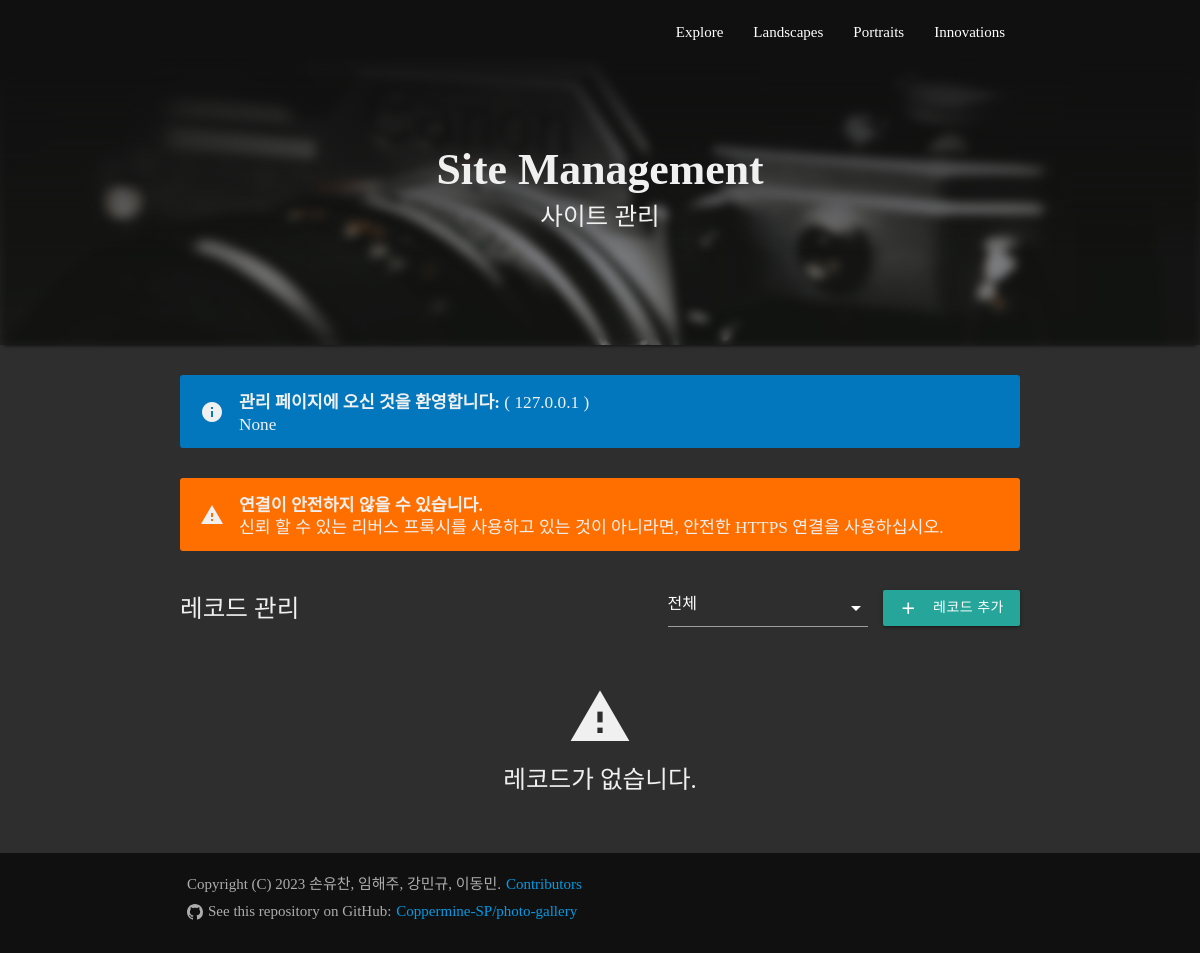
The page /manage on the database as committed earlier.
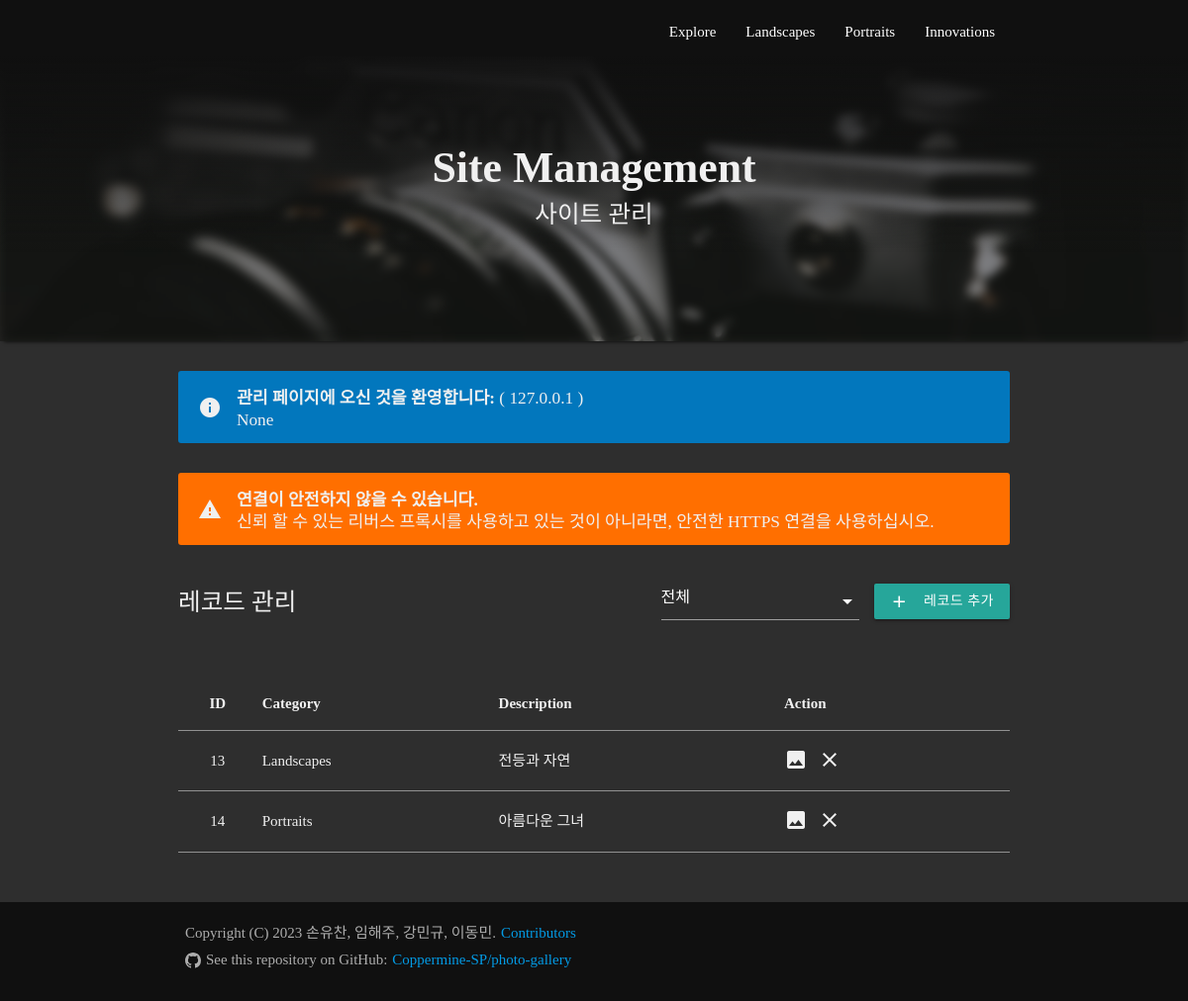
The same page on the database as committed later.
### photo_gallery/models.py (models this page shows, shortened)
class photo_metadata(models.Model):
    description = models.TextField(blank=True)
    category = models.TextField()
    published_at = models.DateTimeField(auto_now_add=True)
    image = models.ImageField(upload_to="img")
    thumbnail = ImageSpecField(source='image', processors=[ResizeToFit(1920, 1080)], format='JPEG',
                               options={'quality': 60})
    @property
    def category_format(self):
        dic = {"landscape": "Landscapes", "portrait": "Portraits", "innovation": "Innovations"}
        return dic.get(self.category, "-")

### managepanel/views.py (the view)
# urls.py: path('manage', views.manage, name='manage'),
@allowed_ips(ALLOWED_IP_LIST)
def manage(request):
    cat = request.GET.get("category", "*")
    if cat == "*":
        photo_list = photo_metadata.objects.all()
    elif cat in ["landscape", "portrait", "innovation"]:
        photo_list = photo_metadata.objects.filter(category=cat)
    else:
        return redirect("/error?id=404")
    return render(request, "managepanel/manage.html", {"photoList": photo_list, "category" : cat, "rowCount" : len(photo_list), "ip" : request.META.get("REMOTE_ADDR"), "user_agent" : request.META.get("HTTP_USER_AGENT"), "is_secure" : request.is_secure()})

### managepanel/secure.py (called while the page is built)
def allowed_ips(allowed_ip):
    def decorator(func):
        @wraps(func)
        def inner(request, *args, **kwargs):
            user_ip = request.META['REMOTE_ADDR']
            for ip in allowed_ip:
                if '*' in ip:
                    pattern = re.escape(ip).replace('\\*', '.+')
                    if re.match(pattern, user_ip):
                        return func(request, *args, **kwargs)
                elif user_ip == ip:
                    return func(request, *args, **kwargs)
            return redirect('/error?id=401')
        return inner
    return decorator

### templates/managepanel/manage.html (shortened to what this page needs)
{% extends "layout.html" %}
{% load static %}
{% block style %}
    <link rel="stylesheet" href="{% static 'css/header.css' %}" type="text/css"/>
    <link rel="stylesheet" href="{% static 'managepanel/css/manage.css' %}" type="text/css"/>
{% endblock %}
{% block content %}
    <div class="header-container" style="background-image: url('{% static 'managepanel/image/header.jpg' %}')">
        <h3 class="title">Site Management</h3>
        <h5 class="description">사이트 관리</h5>
        <div class="header-gradient"></div>
    </div>
    <div class="container">
        <div class="valign-wrapper notification light-blue darken-3">
            <i class="material-icons">info</i>
            <h6><strong>관리 페이지에 오신 것을 환영합니다:</strong> ( {{ ip }} )<br>{{ user_agent }}</h6>
        </div>
        {% if not is_secure %}
            <div class="valign-wrapper notification amber darken-4">
                <i class="material-icons">report_problem</i>
                <h6><strong>연결이 안전하지 않을 수 있습니다.</strong><br>신뢰 할 수 있는 리버스 프록시를 사용하고 있는 것이 아니라면, 안전한 HTTPS 연결을 사용하십시오.
                </h6>
            </div>
        {% endif %}
        <div id="toolbar" class="valign-wrapper">
            <a id="add-record" class="waves-effect waves-light btn modal-trigger" href="#add-record-modal"><i
                    class="material-icons left">add</i>레코드 추가</a>
            <h5 style="flex-grow: 1; margin: 0">레코드 관리</h5>
        </div>
    </div>
    <div class="container" style="margin-top: 50px; margin-bottom: 50px">
        {% if rowCount == 0 %}
            <div id="no-record">
                <i class="material-icons">warning</i>
                <h5>레코드가 없습니다.</h5>
            </div>
        {% else %}
            <div class="table-wrapper">
                <table>
                    <thead>
                    <tr>
                        <th class="center">ID</th>
                        <th>Category</th>
                        <th>Description</th>
                        <th>Action</th>
                    </tr>
                    </thead>
                    <tbody>
                    {% for photo in photoList %}
                        <tr>
                            <td class="center">{{ photo.id }}</td>
                            <td>{{ photo.category_format }}</td>
                            <td>{{ photo.description }}</td>
                            <td class="action-wrapper">
                                <div class="valign-wrapper">
                                    <a class="action-btn" href="/view?id={{ photo.id }}"><i class="material-icons">insert_photo</i></a>
                                    <a class="action-btn delete modal-trigger" href="#remove-record-modal"><i
                                            class="material-icons" onClick="setID(this)"
                                            data-id="{{ photo.id }}">clear</i></a>
                                </div>
                            </td>
                        </tr>
                    {% endfor %}
                    </tbody>
                </table>
            </div>
        {% endif %}
    </div>
{% endblock %}

### templates/layout.html (shortened to what this page needs)
{% extends "base.html" %}
{% load static %}
{% block layout %}
<div class="navbar-fixed">
    <nav>
        <div class="nav-wrapper container">
            <ul>
                <li><a href="/"><strong>E</strong>xplore</a></li>
                <li><a href="/list?category=landscape"><strong>L</strong>andscapes</a></li>
                <li><a href="/list?category=portrait"><strong>P</strong>ortraits</a></li>
                <li><a href="/list?category=innovation"><strong>I</strong>nnovations</a></li>
            </ul>
        </div>
    </nav>
</div>
{% block content %}
{% endblock %}
<footer>
    <div class="container">
        <div class="valign-wrapper" style="margin-top: 10px; margin-bottom: 5px">
            <span>Copyright (C) 2023 손유찬, 임해주, 강민규, 이동민.</span>
            <a href="/contributors">Contributors</a>
        </div>
        <div class="valign-wrapper">
            <span>See this repository on GitHub:</span>
            <a href="https://github.com/Coppermine-SP/photo-gallery">Coppermine-SP/photo-gallery</a>
        </div>
    </div>
</footer>
{% endblock %}

### templates/base.html (shortened to what this page needs)
{% load static %}
<!DOCTYPE html>
<html lang="en">
<head>
    <link rel="stylesheet" href="{% static 'vendors/materialize/css/materialize.min.css' %}" type="text/css"/>
    <link rel="stylesheet" href="{% static 'css/layout.css' %}" type="text/css"/>
    {% block style %}
    {% endblock %}
</head>
<body>
    {% block layout %}
    {% endblock %}
</body>
</html>

### static/css/layout.css (style rules this page uses)
:root { color-scheme: dark; }
html { font-family: 'Pretendard Variable', sens-serif, serif !important; overflow-x: hidden !important; overscroll-behavior-y: none; }
body { background-color: #2e2e2e; color: #f0f0f0; caret-color: transparent; }
footer { background-color: #101010; min-height: 100px; padding: 10px; color: #adadad; }
footer svg { margin-right: 5px; }
footer a { margin-left: 5px; }
nav { height: 45px; line-height: 45px; font-weight: 200; background-color: #101010; transition-duration: 0.1s; user-select: none; }
nav a { transition-duration: 0.1s; }
.nav-wrapper { display: flex; justify-content: end; }
.navbar-fixed { height: 45px; }
@media only screen and (min-width: 601px) { nav, nav .nav-wrapper i, nav a.sidenav-trigger, nav a.sidenav-trigger i { height: 45px; line-height: 45px; } }

### static/css/header.css (style rules this page uses)
nav { background-color: rgba(5,5,5, 0.7) !important; backdrop-filter: blur(10px); }
.no-shadow { background-color: #101010 !important; box-shadow: none !important; padding-top: 10px; }
.header-container { position: relative; display: flex; flex-direction: column; align-items: center; justify-items: center; width: 100vw; height: 300px; box-sizing: border-box; background-position: center; background-size: cover; box-shadow: 0 4px 4px -4px black; }
.header-gradient { position: absolute; height: 100%; width: 100%; background: rgb(10, 10, 10); background: linear-gradient(180deg, rgba(16, 16, 16, 1) 3.5%, rgba(255, 255, 255, 0) 70%); -webkit-backdrop-filter: brightness(0.6) blur(5px); backdrop-filter: brightness(0.6) blur(5px); }
.title { z-index: 10; margin-top: 100px; margin-bottom: 10px; font-weight: 600; }
.description { z-index: 10; margin-top: 0; font-weight: 200; }

### static/managepanel/css/manage.css (style rules this page uses)
.notification { padding: 5px; border-radius: 3px; margin-top: 30px; margin-bottom: 30px; }
.notification>i { margin-left: 15px; margin-right: 15px; }
.notification>h6 { line-height: 130%; font-weight: 300; }
.notification strong { font-weight: 600; }
#toolbar { flex-direction: row-reverse; }
tr { border-color: #919191; }
.action-wrapper { padding: 17px 5px 13px; }
.action-btn { color: #f0f0f0; margin-right: 10px; }
.table-wrapper { min-height: calc(100vh - 835px); }
tr { height: 50px; }

Rows that differ between the two databases and show on the page:
added photo_metadata: id "13", category_format "Landscapes", description "전등과 자연"
added photo_metadata: id "14", category_format "Portraits", description "아름다운 그녀"
Other text that changed with them:
text no longer shown: "레코드가 없습니다."
text now shown: "ID Category Description Action"
